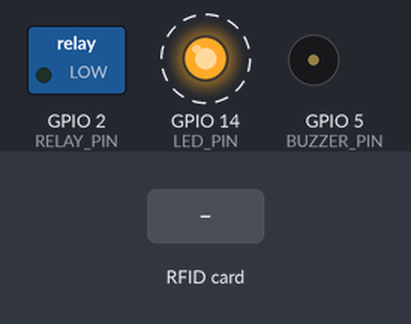
Bench run of a sketch on a simulated ESP32. On the bench: switched loads named in the sketch (green lamp = pin HIGH), output pins drawn as LEDs (lit = HIGH), buzzer (waves = sounding). Dashed ring = blinking. The inputs (shaded band) are chosen by the test bench. What the sketch prints to the serial monitor is not drawn.

Above: at 0.95 s.
1.3 s: RFID card 03 CD 7A 29 held to the reader
At 3.2 s:
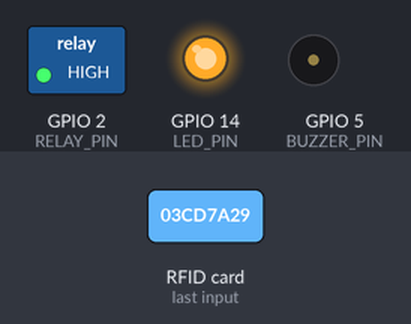
4.3 s: RFID card 03 CD 7A 29 held to the reader
At 4.55 s:
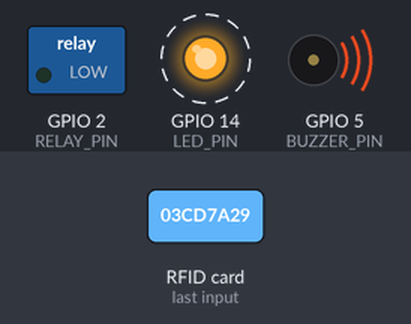
7.3 s: RFID card 93 E7 46 16 held to the reader
At 9.8 s:
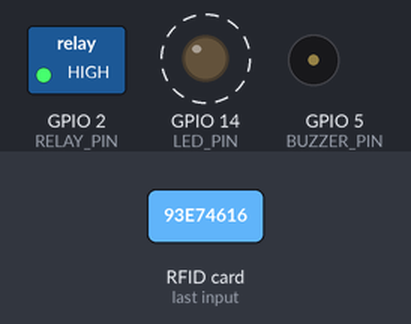
Timing chart, 0 to 16.3 s (numbered marks = the images above; inputs shaded):
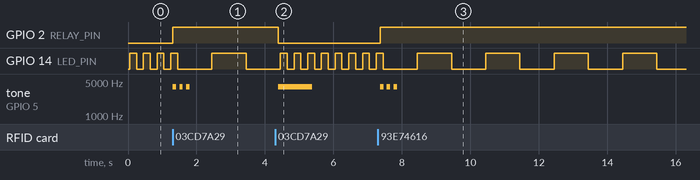

Measured:
- after the input at 1.3 s, GPIO 2 (RELAY_PIN): LOW → HIGH at once; tone on GPIO 5 (BUZZER_PIN): alternates 4000 Hz for 0.10 s and silent for 0.10 s, 6 changes in all, then stays silent, starting at once
- after the input at 4.3 s, GPIO 2 (RELAY_PIN): HIGH → LOW after 0.08 s; tone on GPIO 5 (BUZZER_PIN): silent → 4000 Hz after 0.08 s, → silent 1.0 s later
- after the input at 7.3 s, GPIO 2 (RELAY_PIN): LOW → HIGH after 0.06 s; GPIO 14 (LED_PIN): alternates HIGH for 1.0 s and LOW for 1.0 s, starting after 1.2 s; tone on GPIO 5 (BUZZER_PIN): alternates 4000 Hz for 0.10 s and silent for 0.10 s, 6 changes in all, then stays silent, starting after 0.06 s
- by itself, GPIO 14 (LED_PIN): alternates HIGH for 0.20 s and LOW for 0.20 s

The sketch:

rfid_v1.ino
```cpp
#include <SPI.h>
#include <MFRC522.h>

#define SS_PIN 21
#define RST_PIN 22
#define RELAY_PIN 2
#define LED_PIN 14
#define BUZZER_PIN 5
#define BUZZER_CHANNEL 0
#define PWM_FREQ 5000
#define PWM_RESOLUTION 8

MFRC522 rfid(SS_PIN, RST_PIN);

// UID của các thẻ hợp lệ
byte uid1[] = {0x03, 0xCD, 0x7A, 0x29};
byte uid2[] = {0x93, 0xE7, 0x46, 0x16};

// Trạng thái đăng nhập của từng thẻ
bool isLoggedIn1 = false;
bool isLoggedIn2 = false;

unsigned long ledInterval = 200;
byte lastLoggedUID[4] = {0};  // Lưu UID của thẻ đã đăng nhập

void setup() {
  Serial.begin(115200);
  SPI.begin();
  rfid.PCD_Init();

  pinMode(RELAY_PIN, OUTPUT);
  pinMode(LED_PIN, OUTPUT);
  pinMode(BUZZER_PIN, OUTPUT);

  ledcSetup(BUZZER_CHANNEL, PWM_FREQ, PWM_RESOLUTION);
  ledcAttachPin(BUZZER_PIN, BUZZER_CHANNEL);

  Serial.println("Đang chờ thẻ RFID...");

  // Tạo các task cho FreeRTOS
  xTaskCreate(taskRFID, "RFID Task", 2048, NULL, 1, NULL);
  xTaskCreate(taskLED, "LED Task", 1024, NULL, 1, NULL);
}

void loop() {
  // Không sử dụng code trong loop vì mọi thứ đã xử lý trong các task
}

// Task đọc và xử lý thẻ RFID
void taskRFID(void *parameter) {
  for (;;) {
    if (rfid.PICC_IsNewCardPresent() && rfid.PICC_ReadCardSerial()) {
      Serial.print("UID của thẻ: ");
      for (byte i = 0; i < rfid.uid.size; i++) {
        Serial.print(rfid.uid.uidByte[i] < 0x10 ? " 0" : " ");
        Serial.print(rfid.uid.uidByte[i], HEX);
      }
      Serial.println();

      if (checkUID(rfid.uid.uidByte, uid1)) {
        handleLoginState(&isLoggedIn1, uid1);
      } else if (checkUID(rfid.uid.uidByte, uid2)) {
        handleLoginState(&isLoggedIn2, uid2);
      } else {
        Serial.println("Access denied. Unknown card.");
      }

      rfid.PICC_HaltA();
    }
    vTaskDelay(100 / portTICK_PERIOD_MS);
  }
}

// Task điều khiển nháy LED
void taskLED(void *parameter) {
  for (;;) {
    digitalWrite(LED_PIN, !digitalRead(LED_PIN));
    vTaskDelay(ledInterval / portTICK_PERIOD_MS);
  }
}

// Hàm kiểm tra UID có trùng với thẻ hợp lệ không
bool checkUID(byte* scannedUID, byte* validUID) {
  for (byte i = 0; i < 4; i++) {
    if (scannedUID[i] != validUID[i]) return false;
  }
  return true;
}

// Hàm đổi trạng thái đăng nhập/đăng xuất và kích hoạt Buzzer
void handleLoginState(bool* isLoggedIn, byte* currentUID) {
  if (*isLoggedIn && checkUID(currentUID, lastLoggedUID)) {
    *isLoggedIn = false;
    Serial.println("Logout successful.");
    digitalWrite(RELAY_PIN, LOW);
    ledInterval = 200;
    // beep(1, LONG_BEEP_DURATION);
    playBuzzerTone(1, 1000, 4000);
    memset(lastLoggedUID, 0, 4);  // Xóa UID đã lưu khi đăng xuất
  } else if (!*isLoggedIn && (lastLoggedUID[0] == 0 && lastLoggedUID[1] == 0 && lastLoggedUID[2] == 0 && lastLoggedUID[3] == 0)) {
    *isLoggedIn = true;
    Serial.println("Login successful.");
    digitalWrite(RELAY_PIN, HIGH);
    ledInterval = 1000;
    // beep(3, BEEP_DURATION);
    playBuzzerTone(3, 100, 4000);
    memcpy(lastLoggedUID, currentUID, 4);  // Lưu UID của thẻ khi đăng nhập
  } else {
    Serial.println("Access denied. UID does not match the logged-in card.");
  }
}

// Hàm điều khiển Buzzer
// void beep(int times, int duration) {
//   for (int i = 0; i < times; i++) {
//     ledcWriteTone(0, BUZZER_FREQ);
//     vTaskDelay(duration / portTICK_PERIOD_MS);
//     ledcWriteTone(0, 0);
//     vTaskDelay(100 / portTICK_PERIOD_MS);
//   }
// }

void playBuzzerTone(int repeats, int duration, int frequency) {
  for (int i = 0; i < repeats; i++) {
    ledcWriteTone(BUZZER_CHANNEL, frequency);
    vTaskDelay(duration / portTICK_PERIOD_MS);
    ledcWriteTone(BUZZER_CHANNEL, 0);
    vTaskDelay(duration / portTICK_PERIOD_MS);
  }
}
```
